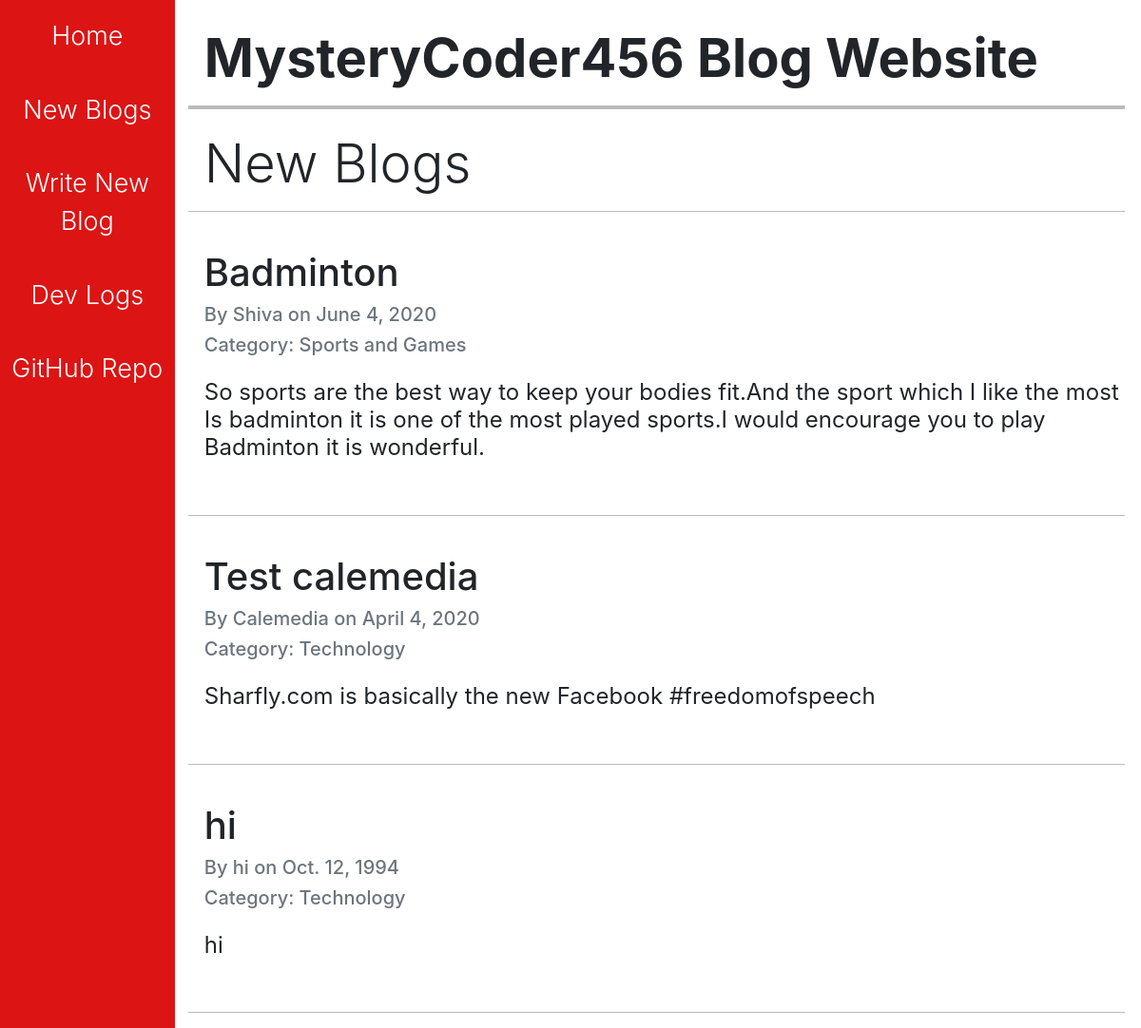
The app's page /blogs/, older data.
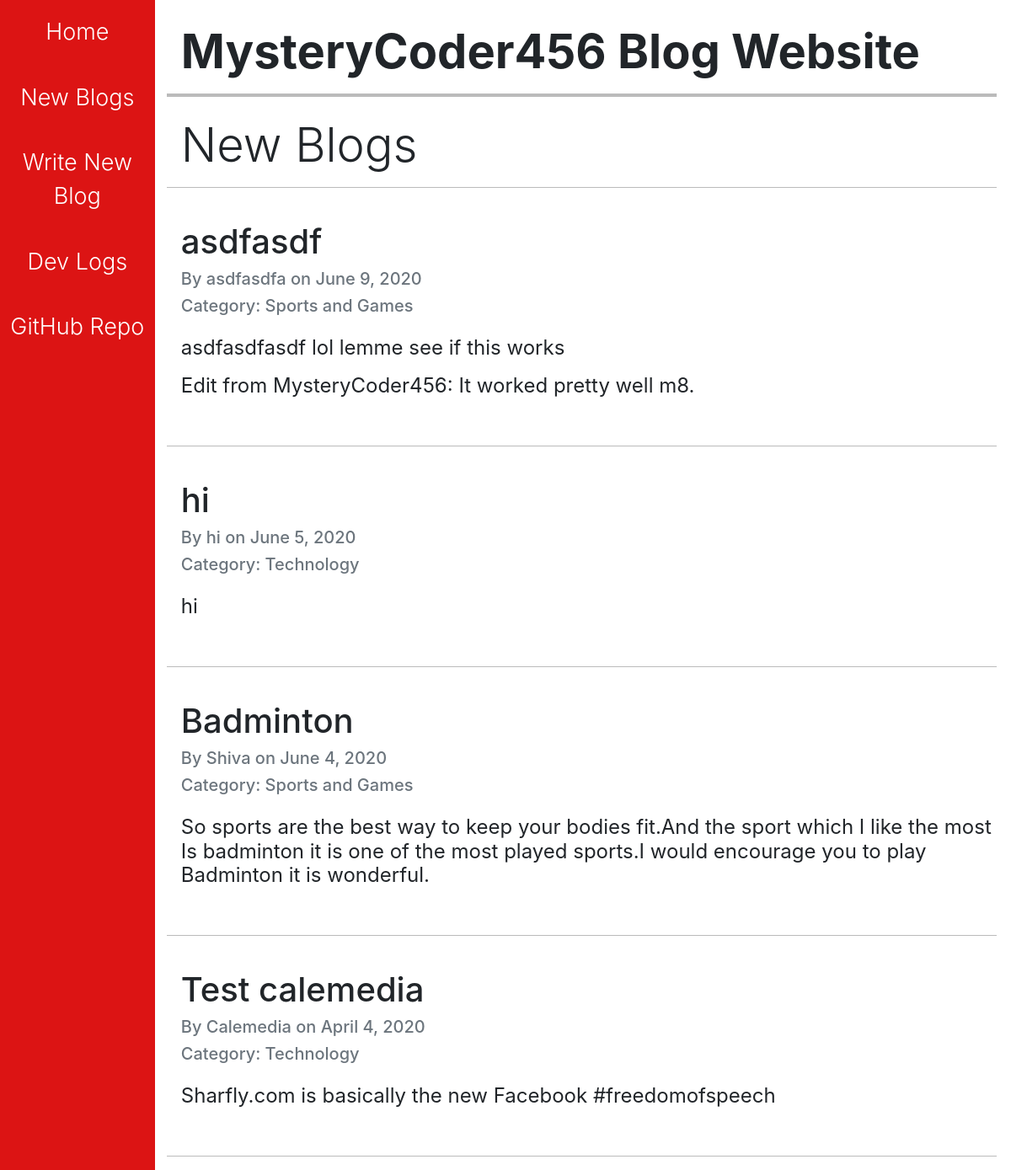
The same page, newer data.
### blog/models.py (models this page shows, shortened)
class Blog(models.Model):
    blog_list = models.ForeignKey(BlogList, on_delete=models.CASCADE)
    title = models.CharField(max_length=100)
    author = models.CharField(max_length=50)
    creation_date = models.DateField()
    content = models.TextField(
        max_length=500,
        blank=True,
        validators=[MaxLengthValidator(500)]
    )

class BlogList(models.Model):
    name = models.CharField(max_length=50)

### blog/views.py (the view)
# urls.py: path("blogs/", views.blogs, name="new_blogs"),
def blogs(request):
    all_blogs = []
    for blog_list in BlogList.objects.all():
        if blog_list.name != "Dev Logs":
            all_blogs.extend(blog_list.blog_set.all())
    all_blogs.sort(key=lambda blog: blog.creation_date, reverse=True)
    return render(request, "blog/blogs.html", {"blog_set": all_blogs})

### blog/templates/blog/blogs.html (shortened to what this page needs)
{% extends 'blog/base.html' %}
{% block heading %}
    New Blogs
{% endblock %}
{% block main %}
    {% for blog in blog_set %}
        <hr style="height: 1px;">
        <br>
        <h1>{{blog.title}}</h1>
        <div class="pb-3" style="line-height: 0.1rem;">
            <h5 class="text-muted">By {{blog.author}} on {{blog.creation_date}}</h5>
            <h5 class="text-muted">Category: {{blog.blog_list.name}}</h5>
        </div>
        <h4 class="font-weight-normal">{{blog.content|linebreaks}}</h4>
        <br>
    {% endfor %}
    <hr style="height: 1px;">
{% endblock %}

Row changes from the older to the newer data that the page shows:
added Blog: title "asdfasdf", author "asdfasdfa", creation_date "June 9, 2020", blog_list.name "Sports and Games", content "asdfasdfasdf lol lemme see if this works Edit from MysteryCoder456: It worked pretty well m8."
changed Blog "hi": creation_date "Oct. 12, 1994" → "June 5, 2020"; moves up the list
